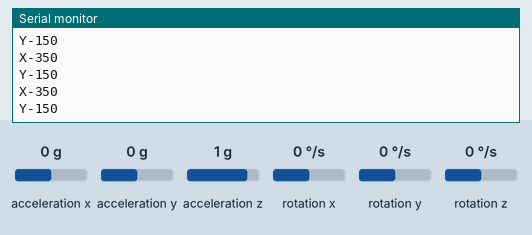
Simulated run of this sketch. Board: Arduino Mega 2560, built with avr-gcc and run on an emulated ATmega2560. On the bench: the last lines printed to the serial monitor. Inputs (shaded band) come from the test bench; at power-on: acceleration x 0 g, acceleration y 0 g, acceleration z 1 g, rotation x 0 °/s, rotation y 0 °/s, rotation z 0 °/s. No radio packets arrive unless stated.

Above: at 1.2 s.
1.3 s: acceleration x set to -1.4 g
At 1.49 s:
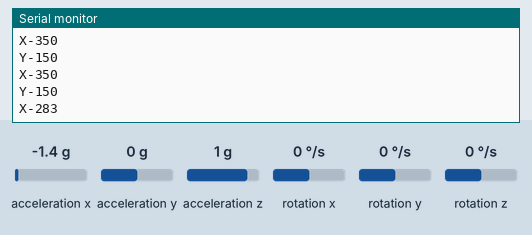
2.8 s: acceleration y set to -1.4 g
At 2.87 s:
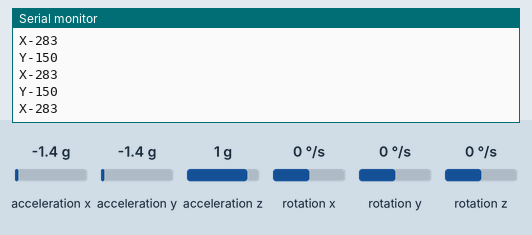
4.3 s: acceleration x set to -0.8 g
At 4.35 s:
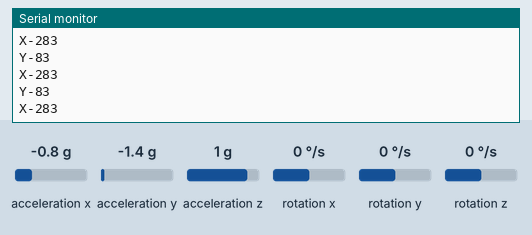
Timing chart, 0 to 7.3 s (numbered marks = the images above; inputs shaded):
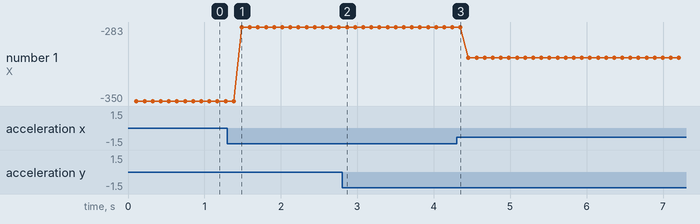

The sketch:

Transmistter.ino
```cpp
#include <SPI.h>
#include "RF24.h"
#include <Wire.h>       // Để liên lạc
#include <I2Cdev.h>     // Để liên lạc với MPU6050
#include <MPU6050.h>    // Thư viện chính của MPU6050

MPU6050 mpu;
int16_t ax, ay, az;
int16_t gx, gy, gz;

int data[2];

const uint64_t pipe = 0xE8E8F0F0E1LL; // địa chỉ để phát
RF24 radio(9,10); //thay 10 thành 53 với mega
//byte msg[3];
//const int sensor = A0;
//int value = 0;

void setup(){
  //============================================================Module NRF24
   Serial.begin(9600);

   Wire.begin();
  mpu.initialize();              // Khởi tạo đối tượng MPU

  radio.begin();
  radio.setAutoAck(1);
  radio.setRetries(1,1);
  radio.setDataRate(RF24_1MBPS);    // Tốc độ truyền
  radio.setPALevel(RF24_PA_MAX);      // Dung lượng tối đa
  radio.setChannel(10);               // Đặt kênh
  radio.openWritingPipe(pipe);        // mở kênh
  //pinMode(sensor, INPUT);


}

void loop(){
  //value = analogRead(sensor);
  //msg[0] = value / 4;
  //radio.write(&msg, sizeof(msg));
  //delay(50);

  mpu.getMotion6(&ax, &ay, &az, &gx, &gy, &gz);

  delay(100);
   data[0] = map(ax, -17000, 17000, 300, 400 ); // Gửi dữ liệu chục X
  data[1] = map(ay, -17000, 17000, 100, 200);  // Gửi dữ liệu chục Y
  radio.write(data, sizeof(data));

   Serial.print("X-");
   Serial.println(data[0]);


    Serial.print("Y-");
    Serial.println(data[1]);


}
```

Measured:
- after the input at 1.3 s, the serial monitor: prints a new line after 0.19 s (image 1)
- plotted number 1: -350 → -283 after the input at 1.3 s, -283 → -311 after the input at 4.3 s
